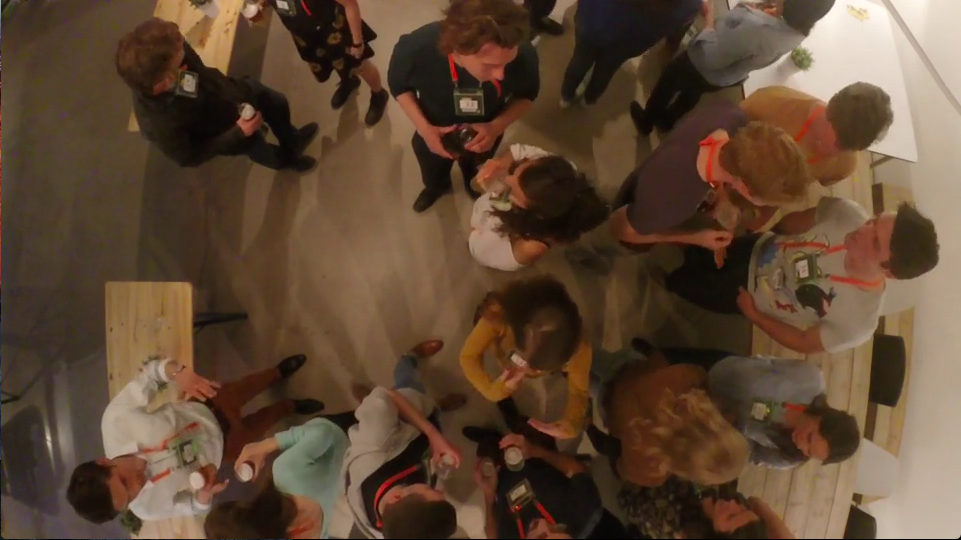
//> input picture png1.png, 961 x 540 px
$ ./prePro png1.png   (built with g++ and OpenCV 4)
//> lines starting //> are read from the running program, lines starting //| are printed output that depends on the picture; after the words box and inside, x2 and y2 are one past the last pixel; in counts of white or black regions, pixels touching at a corner belong together
/**
 * @function cornerDetector_Demo.cpp
 * @brief Demo code for detecting corners using OpenCV built-in functions
 * @author OpenCV team
 */
#include "opencv2/highgui/highgui.hpp"
#include "opencv2/imgproc/imgproc.hpp"
#include <iostream>
#include <stdio.h>

#include <stdlib.h>

using namespace cv;
using namespace std;

/// Global variables
Mat src, src_gray;
Mat myHarris_dst; Mat myHarris_copy; Mat Mc;
Mat myShiTomasi_dst; Mat myShiTomasi_copy;

int myShiTomasi_qualityLevel = 50;
int myHarris_qualityLevel = 50;
int max_qualityLevel = 100;

double myHarris_minVal; double myHarris_maxVal;
double myShiTomasi_minVal; double myShiTomasi_maxVal;

RNG rng(12345);

const char* myHarris_window = "My Harris corner detector";
const char* myShiTomasi_window = "My Shi Tomasi corner detector";

/// Function headers
void myShiTomasi_function( int, void* );
void myHarris_function( int, void* );

/**
 * @function main
 */
int main( int, char** argv )
{
  /// Load source image and convert it to gray
  src = imread( argv[1], 1 );
//> src is the input picture: 540 rows x 961 cols, CV_8UC3; mean B, G, R 52.3, 71.2, 94.3
  cvtColor( src, src_gray, COLOR_BGR2GRAY );
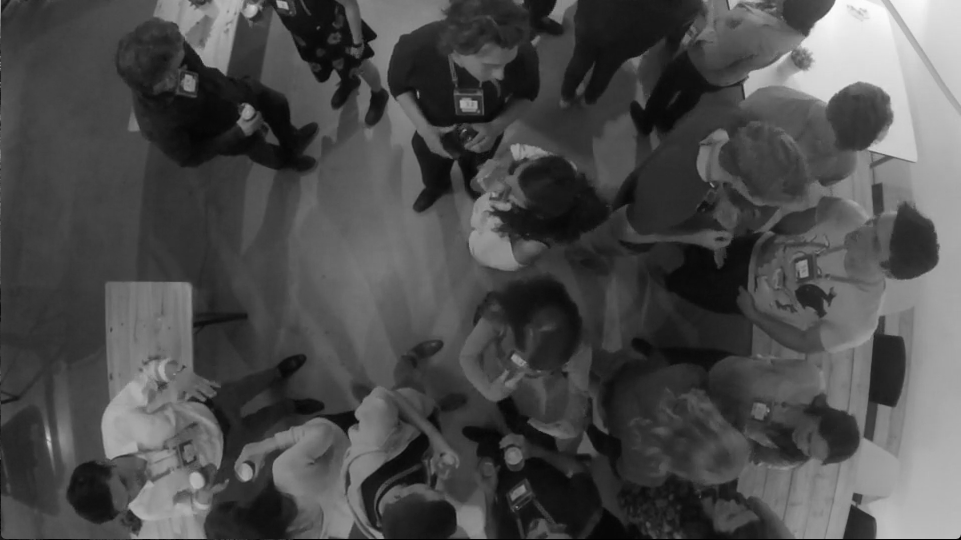
//> src_gray: 540 rows x 961 cols, CV_8UC1; min 1, max 252, mean 76

  /// Set some parameters

  int blockSize = 3; int apertureSize = 3;

  /// My Harris matrix -- Using cornerEigenValsAndVecs
  myHarris_dst = Mat::zeros( src_gray.size(), CV_32FC(6) );
  Mc = Mat::zeros( src_gray.size(), CV_32FC1 );

  cornerEigenValsAndVecs( src_gray, myHarris_dst, blockSize, apertureSize, BORDER_DEFAULT );

  /* calculate Mc */
  for( int j = 0; j < src_gray.rows; j++ )
     { for( int i = 0; i < src_gray.cols; i++ )
          {
            float lambda_1 = myHarris_dst.at<Vec6f>(j, i)[0];
            float lambda_2 = myHarris_dst.at<Vec6f>(j, i)[1];
            Mc.at<float>(j,i) = lambda_1*lambda_2 - 0.04f*pow( ( lambda_1 + lambda_2 ), 2 );
          }
     }

  minMaxLoc( Mc, &myHarris_minVal, &myHarris_maxVal, 0, 0, Mat() );
//> myHarris_minVal = -0.00542; myHarris_maxVal = 0.0042

  /* Create Window and Trackbar */
  namedWindow( myHarris_window, WINDOW_AUTOSIZE );
  createTrackbar( " Quality Level:", myHarris_window, &myHarris_qualityLevel, max_qualityLevel, myHarris_function );
  myHarris_function( 0, 0 );
//> after the loop in myHarris_function, `for( int j = 0; j < src_gray.rows; j++ )`:
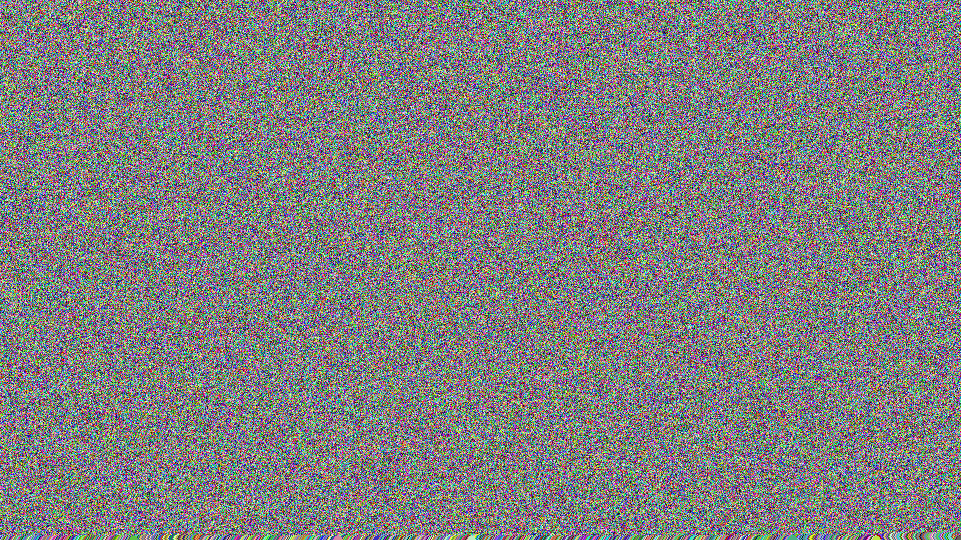
//> myHarris_copy: 540 rows x 961 cols, CV_8UC3; mean B, G, R 127, 126.8, 127.1

  /// My Shi-Tomasi -- Using cornerMinEigenVal
  myShiTomasi_dst = Mat::zeros( src_gray.size(), CV_32FC1 );
  cornerMinEigenVal( src_gray, myShiTomasi_dst, blockSize, apertureSize, BORDER_DEFAULT );
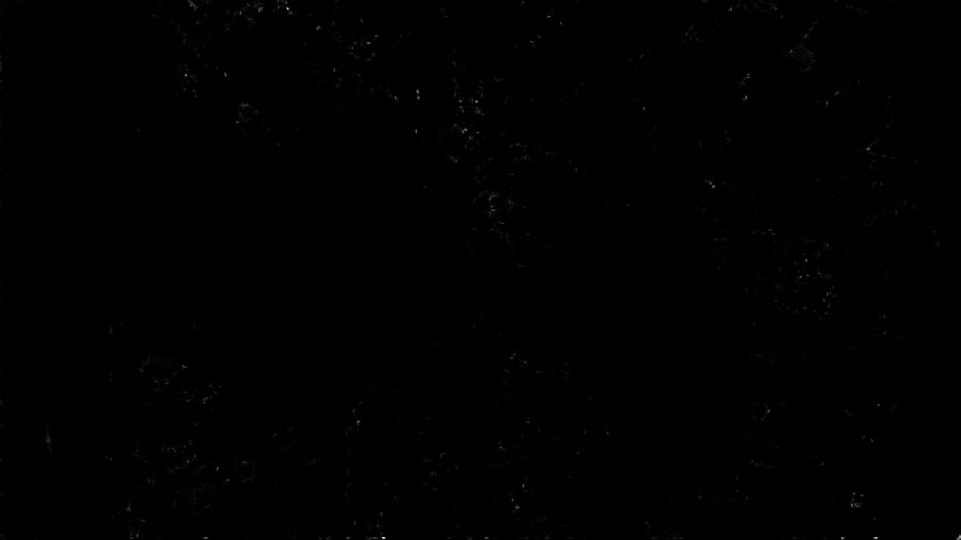
//> myShiTomasi_dst: 540 rows x 961 cols, CV_32FC1; min -7.28e-12, max 0.0448, mean 9.27e-05; drawn with min black and max white

  minMaxLoc( myShiTomasi_dst, &myShiTomasi_minVal, &myShiTomasi_maxVal, 0, 0, Mat() );
//> myShiTomasi_minVal = -7.28e-12; myShiTomasi_maxVal = 0.0448

  /* Create Window and Trackbar */
  namedWindow( myShiTomasi_window, WINDOW_AUTOSIZE );
  createTrackbar( " Quality Level:", myShiTomasi_window, &myShiTomasi_qualityLevel, max_qualityLevel, myShiTomasi_function );
  myShiTomasi_function( 0, 0 );

  waitKey(0);
  return(0);
}

/**
 * @function myShiTomasi_function
 */
void myShiTomasi_function( int, void* )
{
  myShiTomasi_copy = src.clone();

  if( myShiTomasi_qualityLevel < 1 ) { myShiTomasi_qualityLevel = 1; }

  for( int j = 0; j < src_gray.rows; j++ )
     { for( int i = 0; i < src_gray.cols; i++ )
          {
            if( myShiTomasi_dst.at<float>(j,i) > myShiTomasi_minVal + ( myShiTomasi_maxVal - myShiTomasi_minVal )*myShiTomasi_qualityLevel/max_qualityLevel )
              { circle( myShiTomasi_copy, Point(i,j), 4, Scalar( rng.uniform(0,255), rng.uniform(0,255), rng.uniform(0,255) ), -1, 8, 0 ); }
          }
     }
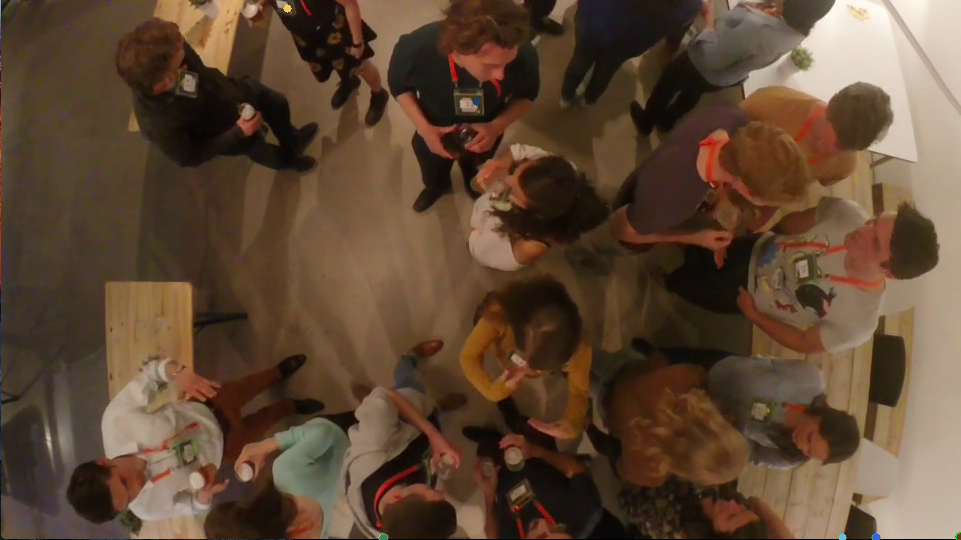
//> myShiTomasi_copy: 540 rows x 961 cols, CV_8UC3; 0.06% of pixels changed, all inside (x1, y1, x2, y2) = (283, 4, 961, 540)
  imshow( myShiTomasi_window, myShiTomasi_copy );
}

/**
 * @function myHarris_function
 */
void myHarris_function( int, void* )
{
  myHarris_copy = src.clone();

  if( myHarris_qualityLevel < 1 ) { myHarris_qualityLevel = 1; }

  for( int j = 0; j < src_gray.rows; j++ )
     { for( int i = 0; i < src_gray.cols; i++ )
          {
            if( Mc.at<float>(j,i) > myHarris_minVal + ( myHarris_maxVal - myHarris_minVal )*myHarris_qualityLevel/max_qualityLevel )
              { circle( myHarris_copy, Point(i,j), 4, Scalar( rng.uniform(0,255), rng.uniform(0,255), rng.uniform(0,255) ), -1, 8, 0 ); }
          }
     }
  imshow( myHarris_window, myHarris_copy );
}
